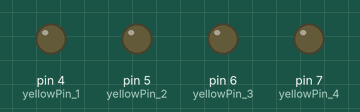
Simulated run of this sketch. Board: Arduino Uno, built with avr-gcc and run on an emulated ATmega328P. Shown: output pins drawn as LEDs (lit = HIGH).

Above: at 0.5 s.
At 2.5 s:
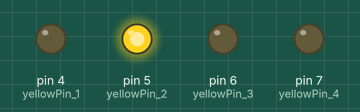
At 4.5 s:
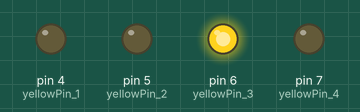
At 9.5 s:
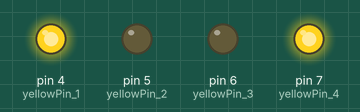
At 14.5 s:
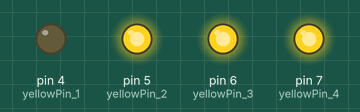
At 19.5 s:
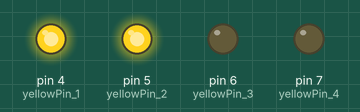
Timing chart, 0 to 20.8 s (numbered marks = the images above):
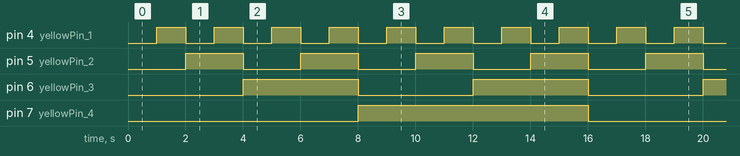

The sketch:

LEDBinary.ino
```cpp
int yellowPin_1 = 4;
int yellowPin_2 = 5;
int yellowPin_3 = 6;
int yellowPin_4 = 7;
int delayTime = 1000;

void setup() {
  // put your setup code here, to run once:
  pinMode(yellowPin_1, OUTPUT);
  pinMode(yellowPin_2, OUTPUT);
  pinMode(yellowPin_3, OUTPUT);
  pinMode(yellowPin_4, OUTPUT);
}

void loop() {
  // put your main code here, to run repeatedly:
  digitalWrite(yellowPin_4, LOW);
  digitalWrite(yellowPin_3, LOW);
  digitalWrite(yellowPin_2, LOW);
  digitalWrite(yellowPin_1, LOW);
  delay(delayTime);

  digitalWrite(yellowPin_4, LOW);
  digitalWrite(yellowPin_3, LOW);
  digitalWrite(yellowPin_2, LOW);
  digitalWrite(yellowPin_1, HIGH);
  delay(delayTime);

  digitalWrite(yellowPin_4, LOW);
  digitalWrite(yellowPin_3, LOW);
  digitalWrite(yellowPin_2, HIGH);
  digitalWrite(yellowPin_1, LOW);
  delay(delayTime);

  digitalWrite(yellowPin_4, LOW);
  digitalWrite(yellowPin_3, LOW);
  digitalWrite(yellowPin_2, HIGH);
  digitalWrite(yellowPin_1, HIGH);
  delay(delayTime);

  digitalWrite(yellowPin_4, LOW);
  digitalWrite(yellowPin_3, HIGH);
  digitalWrite(yellowPin_2, LOW);
  digitalWrite(yellowPin_1, LOW);
  delay(delayTime);

  digitalWrite(yellowPin_4, LOW);
  digitalWrite(yellowPin_3, HIGH);
  digitalWrite(yellowPin_2, LOW);
  digitalWrite(yellowPin_1, HIGH);
  delay(delayTime);

  digitalWrite(yellowPin_4, LOW);
  digitalWrite(yellowPin_3, HIGH);
  digitalWrite(yellowPin_2, HIGH);
  digitalWrite(yellowPin_1, LOW);
  delay(delayTime);

  digitalWrite(yellowPin_4, LOW);
  digitalWrite(yellowPin_3, HIGH);
  digitalWrite(yellowPin_2, HIGH);
  digitalWrite(yellowPin_1, HIGH);
  delay(delayTime);

  digitalWrite(yellowPin_4, HIGH);
  digitalWrite(yellowPin_3, LOW);
  digitalWrite(yellowPin_2, LOW);
  digitalWrite(yellowPin_1, LOW);
  delay(delayTime);

  digitalWrite(yellowPin_4, HIGH);
  digitalWrite(yellowPin_3, LOW);
  digitalWrite(yellowPin_2, LOW);
  digitalWrite(yellowPin_1, HIGH);
  delay(delayTime);

  digitalWrite(yellowPin_4, HIGH);
  digitalWrite(yellowPin_3, LOW);
  digitalWrite(yellowPin_2, HIGH);
  digitalWrite(yellowPin_1, LOW);
  delay(delayTime);

  digitalWrite(yellowPin_4, HIGH);
  digitalWrite(yellowPin_3, LOW);
  digitalWrite(yellowPin_2, HIGH);
  digitalWrite(yellowPin_1, HIGH);
  delay(delayTime);

  digitalWrite(yellowPin_4, HIGH);
  digitalWrite(yellowPin_3, HIGH);
  digitalWrite(yellowPin_2, LOW);
  digitalWrite(yellowPin_1, LOW);
  delay(delayTime);

  digitalWrite(yellowPin_4, HIGH);
  digitalWrite(yellowPin_3, HIGH);
  digitalWrite(yellowPin_2, LOW);
  digitalWrite(yellowPin_1, HIGH);
  delay(delayTime);

  digitalWrite(yellowPin_4, HIGH);
  digitalWrite(yellowPin_3, HIGH);
  digitalWrite(yellowPin_2, HIGH);
  digitalWrite(yellowPin_1, LOW);
  delay(delayTime);


  digitalWrite(yellowPin_4, HIGH);
  digitalWrite(yellowPin_3, HIGH);
  digitalWrite(yellowPin_2, HIGH);
  digitalWrite(yellowPin_1, HIGH);
  delay(delayTime);

}
```

Measured:
- by itself, pin 4 (yellowPin_1): alternates HIGH for 1.0 s and LOW for 1.0 s
- by itself, pin 5 (yellowPin_2): alternates HIGH for 2.0 s and LOW for 2.0 s
- by itself, pin 6 (yellowPin_3): alternates HIGH for 4.0 s and LOW for 4.0 s
- by itself, pin 7 (yellowPin_4): alternates HIGH for 8.0 s and LOW for 8.0 s
